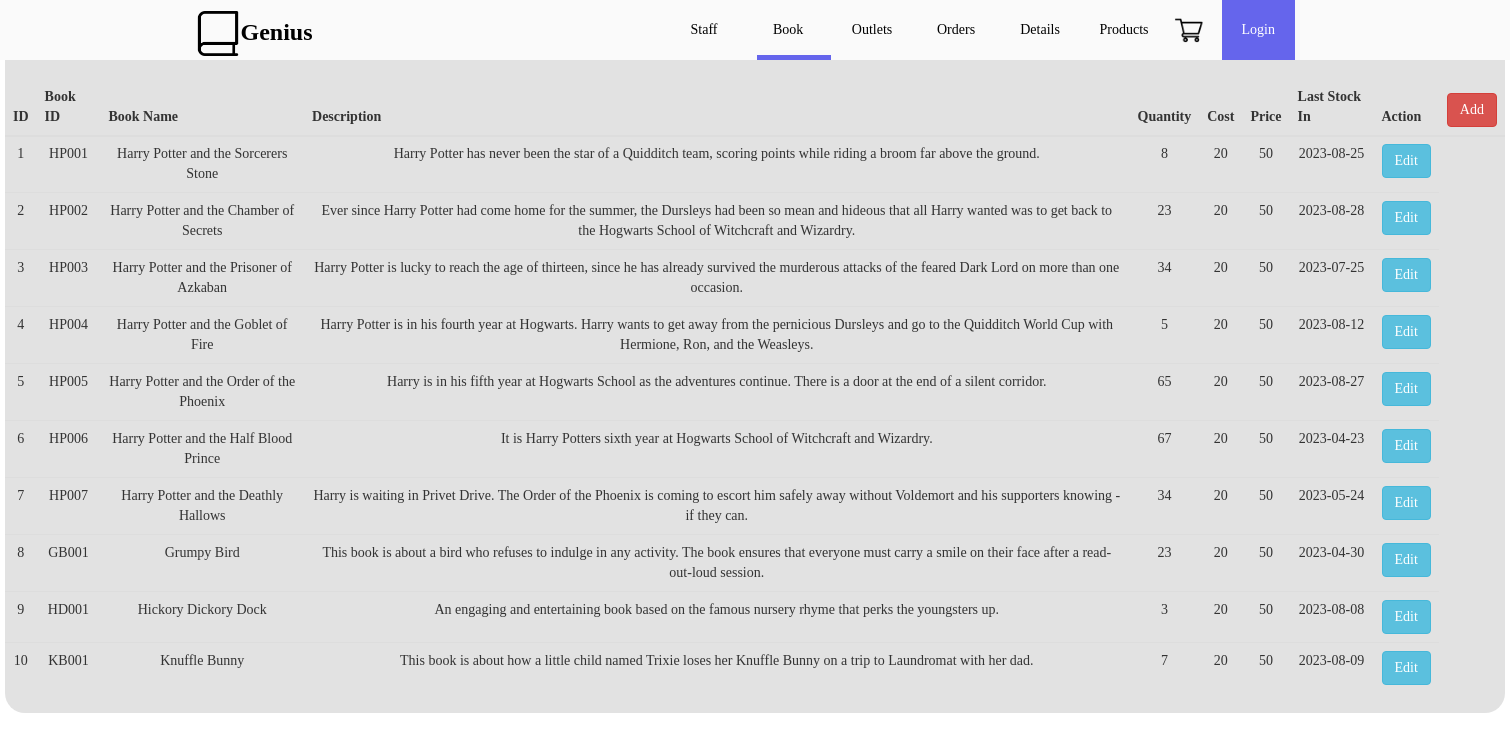
The app's page /admin/book.php with its own data.
### tables this page shows
CREATE TABLE `book` (
  `id` int NOT NULL AUTO_INCREMENT,
  `bookID`  varchar(255) NOT NULL,
  `bookname` varchar(255) NOT NULL,
  `description` varchar(255) NOT NULL,
  `quantity` varchar(255) NOT NULL,
  `cost` varchar(255) NOT NULL,
  `price` varchar(255) NOT NULL,
  `laststockin` DATE,
  PRIMARY KEY (id)
);

### admin/book.php (the view, shortened to what this page needs)
<!DOCTYPE html>
<html>
<head>
<link href="https://cdnjs.cloudflare.com/ajax/libs/twitter-bootstrap/3.3.7/css/bootstrap.min.css" rel="stylesheet" />
<link rel="stylesheet" href="https://cdnjs.cloudflare.com/ajax/libs/bootstrap-tagsinput/0.8.0/bootstrap-tagsinput.css">
<link rel="stylesheet" href="https://cdnjs.cloudflare.com/ajax/libs/bootstrap-tagsinput/0.8.0/bootstrap-tagsinput-typeahead.css" />
<link rel="stylesheet" href="../css/homepage.css" type="text/css">
<link rel="stylesheet" href="../css/website.css" type="text/css">
<link rel="stylesheet" href="../css/products.css" type="text/css">
</head>
<body onload="checkurl()" id="style-1ff" style="display: flex;  justify-content: center; align-items: center; flex-direction: column;">
<div id="home" class="nav-bar">
    <nav class="nav-box">
        <a class="logo-text">
            <img class="navigate-logo" src="../img/book.png" alt="Book">
            <b>Genius</b>
        </a>
        <?php
        if (isset($_SESSION['loggedin']) && $_SESSION['loggedin'] == true) {
            echo '<button onclick="showLogoutDiv()" class="nav-contact nav-list logged-in">';
            echo "Hello, ",$_SESSION['name'],"!";
            echo '</button>';
        } else {
            echo '<a class="nav-contact nav-list" href="../profile/login.php">';
            echo "Login";
            echo '</a>';
        }
        ?>
         <img class="my-cart cart-icon" src="../img/cart.svg" alt="cart">
        <a class="nav-list" onclick="phome()">Products<div></div></a>
        <a class="nav-list" onclick="details()">Details<div></div></a>
        <a class="nav-list" onclick="order()">Orders<div></div></a>
        <a class="nav-list" onclick="outlets()">Outlets<div></div></a>
        <a class="nav-list" onclick="book()">Book<div class="nav-active"></div></a>
        <a class="nav-list" onclick="staff()">Staff</div></a>
<?php
if (isset($_GET['outlet'])) {
  $selectedOutlet = $_GET['outlet'];
} else {
  $selectedOutlet = 'd';
}
?>
  <?php require_once 'adminphp.php'; ?>
<div class="container">
    <?php
        $mysqli = new mysqli('localhost', 'root', '', 'capstone2') or die(mysqli_error($mysqli));
        $result = $mysqli->query("SELECT * FROM book") or die($mysqli_error);
        ?>
        <br><p style="font-size:20px; color:green;">Manage Book Details:</p><br>
        <div class="row justify-content-center">
            <table class="table">
                <thead>
                    <tr>
                        <th>ID</th>
                        <th>Book ID</th>
                        <th>Book Name</th>
                        <th>Description</th>
                        <th>Quantity</th>
                        <th>Cost</th>
                        <th>Price</th>
                        <th>Last Stock In</th>
                        <th colspan="5">Action</th>
                        <th><a href="addbook.php?outlet=<?=$selectedOutlet?>"
                            class="btn btn-danger">Add</a></th>
                </thead>
        <?php
            while ($row = $result->fetch_assoc()): ?>
                <tr>
                    <td><?php echo $row['id']; ?></td>
                    <td><?php echo $row['bookID']; ?></td>
                    <td><?php echo $row['bookname']; ?></td>
                    <td><?php echo $row['description']; ?></td>
                    <td><?php echo $row['quantity']; ?></td>
                    <td><?php echo $row['cost']; ?></td>
                    <td><?php echo $row['price']; ?></td>
                    <td><?php echo $row['laststockin']; ?></td>
                    <td>
                    <a href="editbook.php?bookID=<?php echo $row['bookID']; ?>&outlet=<?php echo $selectedOutlet; ?>"
                    class="btn btn-info">Edit</a>
                    </td>
                </tr>
            <?php endwhile; ?>
            </table>
        </div>
</div>
</body>
</html>

### css/homepage.css (style rules this page uses)
body { height: max-content; align-items: center; justify-content: center; }
.container { background-color: rgba(211, 211, 211, 0.658); width: 1500px; margin-left: auto; margin-right: auto; border-radius: 20px; text-align: center; }

### css/website.css (style rules this page uses)
body { overflow-x: hidden; margin: 0; font-family: Bahnschrift; -ms-overflow-style: none; scrollbar-width: none; overflow-y: scroll; scroll-behavior: smooth; }
.nav-bar { position: fixed; margin-right: 0 auto 0 auto; top: 0; left: 0; width: 100%; height: 60px; background-color: #FAFAFA; overflow: hidden; z-index: 3; }
.nav-box { height: 60px; width: 1300px; margin-left: auto; margin-right: auto; }
.logo-text { font-size: 24px; color: black; text-decoration: none; line-height: 64px; float: left; }
.my-cart { float: right; padding-top: 16.5px; width: 45.5px; height: 26px; cursor: pointer; }
.nav-list { float: right; color: black; text-align: center; text-decoration: none; font-size: 14px; width: 84px; line-height: 59px; white-space: nowrap; padding-left: 6px; padding-right: 6px; }
.nav-contact { color: white; background-color:rgb(101, 101, 236); height: 60px; width: 125px; vertical-align: center; margin-left: 10px; z-index: 2; }

### css/products.css (style rules this page uses)
body { overflow-x: hidden; margin: 0; font-family: Bahnschrift; overflow-y: scroll; scroll-behavior: smooth; background-repeat: repeat; background-image: url("../img/template-image/main-background.png"); }
.nav-bar { position: fixed; margin-right: auto; margin-left: auto; margin-bottom: 0; margin-top: 0; top: 0; left: 0; width: 100%; height: 60px; background-color: #FAFAFA; overflow: hidden; z-index: 3; }
.nav-box { height: 60px; width: 1100px; transform: translate(-10px); margin-left: auto; margin-right: auto; }
.logo-text { font-size: 24px; color: black; text-decoration: none; line-height: 64px; float: left; }
.my-cart { float: right; padding-top: 16.5px; width: 45.5px; height: 26px; }
.nav-list { float: right; color: black; text-align: center; text-decoration: none; font-size: 14px; width: 84px; line-height: 59px; white-space: nowrap; padding-left: 6px; padding-right: 6px; }
.nav-contact { border: 0; font-family: Bahnschrift; color: white; background-color: rgb(101, 101, 236); height: 60px; width: auto; padding-left: 20px; padding-right: 20px; vertical-align: center; margin-left: 10px; }
.my-cart { cursor: pointer; }
.nav-active { position: absolute; width: 74.4px; height: 5.2px; background-color: rgb(101, 101, 236); bottom: 0; transform: translate(5px); z-index: -1; }

### admin/book.php (style rules this page uses)
.navigate-logo { float: left; padding-top: 10.5px; width: 45.5px; }
.cart-icon { padding-top: 15.5px; width: 45.5px; height:45px; }

### records on screen
book: id "1", bookID "HP001", bookname "Harry Potter and the Sorcerers Stone", description "Harry Potter has never been the star of a Quidditch team, scoring points while riding a broom far above the ground.", quantity "8", cost "20", price "50", laststockin "2023-08-25"
book: id "2", bookID "HP002", bookname "Harry Potter and the Chamber of Secrets", description "Ever since Harry Potter had come home for the summer, the Dursleys had been so mean and hideous that all Harry wanted was to get back to the Hogwarts School of Witchcraft and Wizardry.", quantity "23", cost "20", price "50", laststockin "2023-08-28"
book: id "3", bookID "HP003", bookname "Harry Potter and the Prisoner of Azkaban", description "Harry Potter is lucky to reach the age of thirteen, since he has already survived the murderous attacks of the feared Dark Lord on more than one occasion.", quantity "34", cost "20", price "50", laststockin "2023-07-25"
book: id "4", bookID "HP004", bookname "Harry Potter and the Goblet of Fire", description "Harry Potter is in his fourth year at Hogwarts. Harry wants to get away from the pernicious Dursleys and go to the Quidditch World Cup with Hermione, Ron, and the Weasleys.", quantity "5", cost "20", price "50", laststockin "2023-08-12"
book: id "5", bookID "HP005", bookname "Harry Potter and the Order of the Phoenix", description "Harry is in his fifth year at Hogwarts School as the adventures continue. There is a door at the end of a silent corridor.", quantity "65", cost "20", price "50", laststockin "2023-08-27"
book: id "6", bookID "HP006", bookname "Harry Potter and the Half Blood Prince", description "It is Harry Potters sixth year at Hogwarts School of Witchcraft and Wizardry.", quantity "67", cost "20", price "50", laststockin "2023-04-23"
book: id "7", bookID "HP007", bookname "Harry Potter and the Deathly Hallows", description "Harry is waiting in Privet Drive. The Order of the Phoenix is coming to escort him safely away without Voldemort and his supporters knowing - if they can.", quantity "34", cost "20", price "50", laststockin "2023-05-24"
book: id "8", bookID "GB001", bookname "Grumpy Bird", description "This book is about a bird who refuses to indulge in any activity. The book ensures that everyone must carry a smile on their face after a read-out-loud session.", quantity "23", cost "20", price "50", laststockin "2023-04-30"
book: id "9", bookID "HD001", bookname "Hickory Dickory Dock", description "An engaging and entertaining book based on the famous nursery rhyme that perks the youngsters up.", quantity "3", cost "20", price "50", laststockin "2023-08-08"
book: id "10", bookID "KB001", bookname "Knuffle Bunny", description "This book is about how a little child named Trixie loses her Knuffle Bunny on a trip to Laundromat with her dad.", quantity "7", cost "20", price "50", laststockin "2023-08-09"
